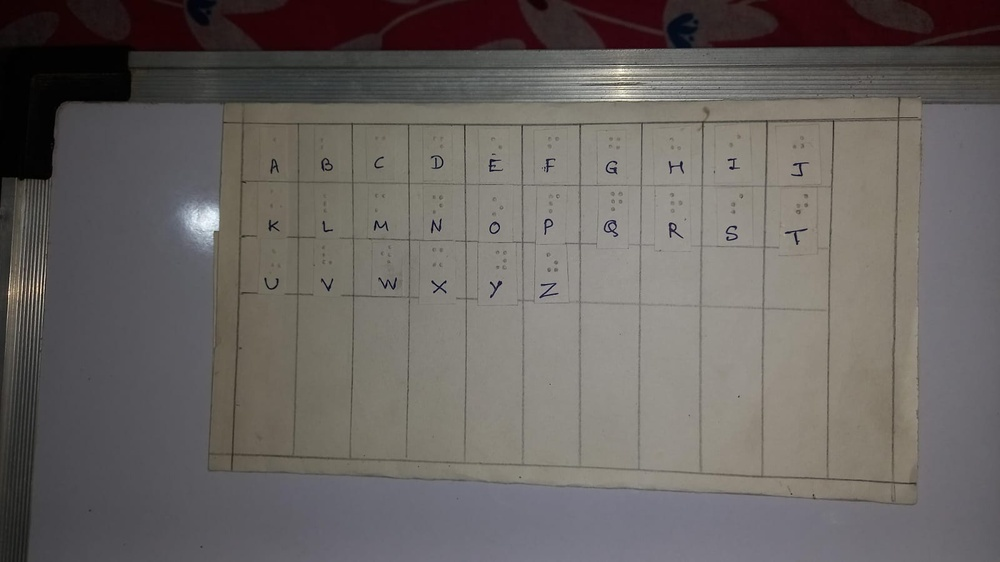
#> input picture Preprossing/test_img.jpg, 1000 x 562 px, shrunk from 1600 x 900 before the run
$ jupyter execute --allow-errors Image_Preprocessing.ipynb
#> lines starting #> are read from the running program, lines starting #| are printed output that depends on the picture
[cell 1]
import cv2
from matplotlib import pyplot as plt

## original image

# Loading the image Using CV2

[cell 2]
image = cv2.imread('test_img.jpg')
#> image is the input picture: shape (562, 1000, 3); mean B, G, R 97, 99.8, 104.7

### Normally Cv2 takes image in the form of a BGR image

### BGR (Blue, Green, Red):

BGR is the default color space for OpenCV and many other computer vision libraries. In BGR images, the color channels are arranged in the order Blue, Green, Red. This ordering is historical and comes from the way color data was stored in memory in early computer graphics systems and the format used by certain camera sensors.

### RGB (Red, Green, Blue):

RGB is the standard color space used in most imaging systems and devices, including monitors, cameras, and image processing software. In RGB images, the color channels are arranged in the order Red, Green, Blue. This ordering is more intuitive, as it follows the natural order of primary colors.
ry colors.y colors.

[cell 3]
# Convert BGR to RGB (matplotlib uses RGB)
image_rgb = cv2.cvtColor(image, cv2.COLOR_BGR2RGB)

# Display the image
plt.imshow(image_rgb)
# Matplot lib normally used to display different grphs we dont need axis
plt.axis('off')
plt.show()

[cell 4]
gray_image = cv2.cvtColor(image, cv2.COLOR_BGR2GRAY)
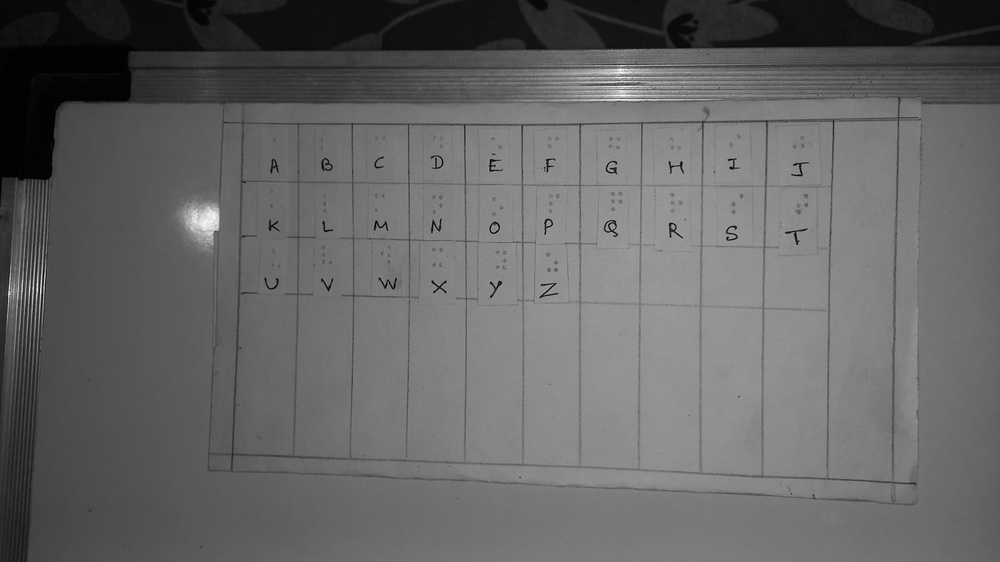
#> gray_image: shape (562, 1000); min 0, max 254, mean 100.9

# Display the grayscale image using matplotlib
plt.imshow(gray_image, cmap='gray')
plt.axis('off')  # Turn off axis numbers and ticks
plt.show()

# Image filtering

[cell 5]
blurred_image = cv2.GaussianBlur(gray_image, (5, 5), 0)  # Adjust the kernel size (e.g., (5, 5)) as needed

# Display the original and blurred images using matplotlib
plt.figure(figsize=(10, 5))


plt.imshow(blurred_image, cmap='gray')
plt.title('Blurred Image (Noise Reduction)')
plt.axis('off')

plt.show()

#> (a cell that did not finish here is left out)

#> (a cell that did not finish here is left out)

[cell 8]
# Apply Gaussian blur
gaussian_blur = cv2.GaussianBlur(gray_image, (5, 5), 0)

# Apply median filtering
median_filtered = cv2.medianBlur(gray_image, 5)

# Calculate histograms
hist_original = cv2.calcHist([gray_image], [0], None, [256], [0, 256])
#> hist_original = 256 values, max 9053 at index 121, min 0 at index 249, mean 2195.3
hist_gaussian = cv2.calcHist([gaussian_blur], [0], None, [256], [0, 256])
#> hist_gaussian = 256 values, max 9535 at index 121, min 0 at index 0, mean 2195.3
hist_median = cv2.calcHist([median_filtered], [0], None, [256], [0, 256])
#> hist_median = 256 values, max 9533 at index 121, min 0 at index 0, mean 2195.3

# Plot histograms
plt.figure(figsize=(10, 6))
plt.plot(hist_original, color='black', label='Original')
plt.plot(hist_gaussian, color='blue', label='Gaussian Blur')
plt.plot(hist_median, color='red', label='Median Filter')
plt.title('Histogram Comparison')
plt.xlabel('Pixel Value')
plt.ylabel('Frequency')
plt.legend()
plt.show()
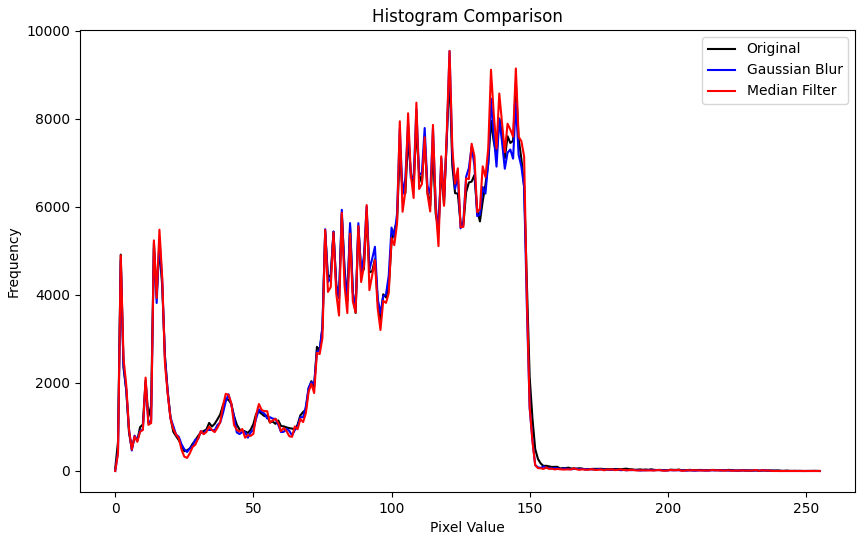
#> figure drawn by matplotlib, 1 panel; curve peaks at x = 121, y = 9053; curve peaks at x = 121, y = 9535; curve peaks at x = 121, y = 9533

[cell 9]
# Convert the image to grayscale
gray_image = cv2.cvtColor(image, cv2.COLOR_BGR2GRAY)

# Apply Gaussian blur
gaussian_blur = cv2.GaussianBlur(gray_image, (5, 5), 0)

# Apply contrast enhancement (histogram equalization) to the Gaussian blurred image
equalized_image = cv2.equalizeHist(gaussian_blur)
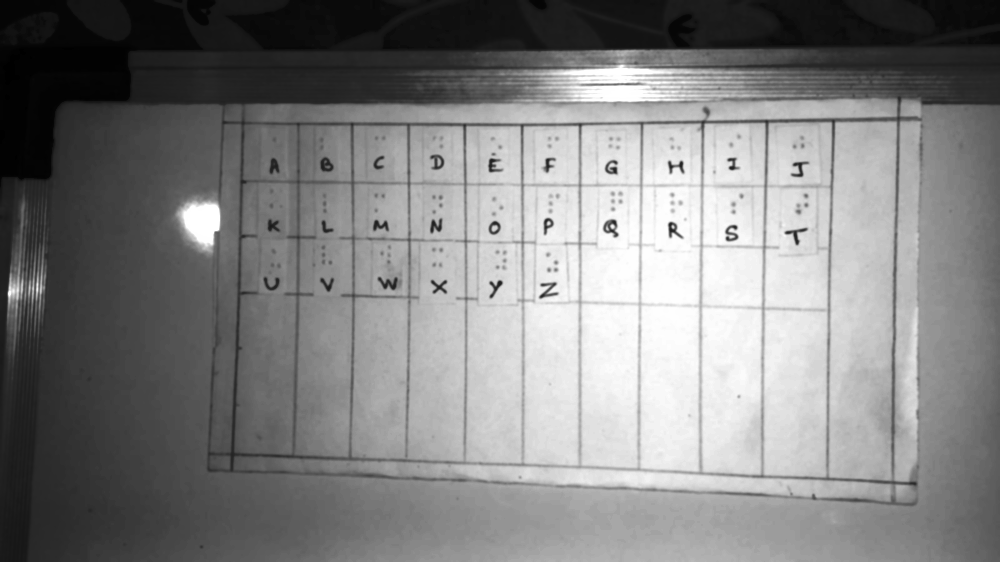
#> equalized_image: shape (562, 1000); min 0, max 255, mean 128.7

# Calculate histograms
hist_original = cv2.calcHist([gray_image], [0], None, [256], [0, 256])
hist_gaussian = cv2.calcHist([gaussian_blur], [0], None, [256], [0, 256])
hist_equalized = cv2.calcHist([equalized_image], [0], None, [256], [0, 256])
#> hist_equalized = 256 values, max 9535 at index 167, min 0 at index 1, mean 2195.3

# Plot histograms
plt.figure(figsize=(12, 6))

plt.subplot(2, 2, 1)
plt.imshow(gray_image, cmap='gray')
plt.title('Original Image')
plt.axis('off')

plt.subplot(2, 2, 2)
plt.imshow(gaussian_blur, cmap='gray')
plt.title('Gaussian Blur')
plt.axis('off')

plt.subplot(2, 2, 3)
plt.imshow(equalized_image, cmap='gray')
plt.title('Histogram Equalization')
plt.axis('off')

plt.subplot(2, 2, 4)
plt.plot(hist_original, color='black', label='Original')
plt.plot(hist_gaussian, color='blue', label='Gaussian Blur')
plt.plot(hist_equalized, color='red', label='Histogram Equalization')
plt.title('Histogram Comparison')
plt.xlabel('Pixel Value')
plt.ylabel('Frequency')
plt.legend()

plt.tight_layout()
plt.show()
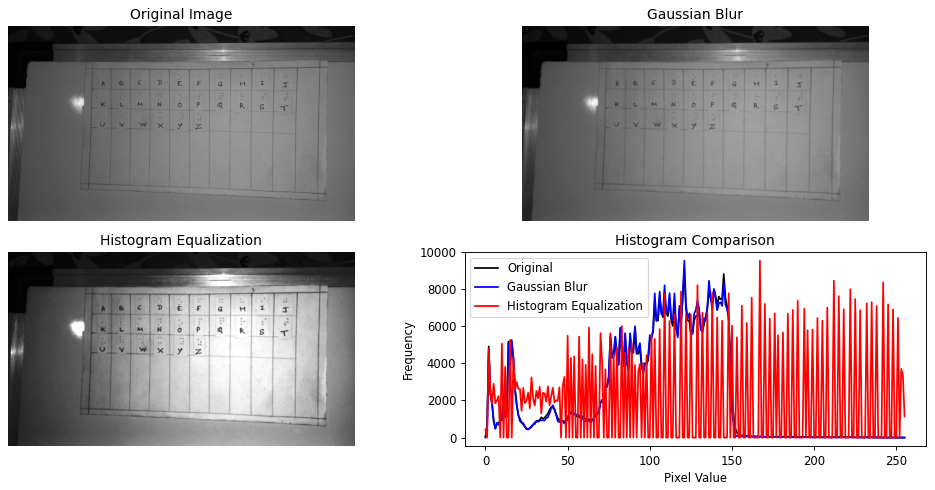
#> figure drawn by matplotlib, 4 panels; panel 4: curve peaks at x = 121, y = 9053; panel 4: curve peaks at x = 121, y = 9535; panel 4: curve peaks at x = 167, y = 9535

[cell 10]
# Convert the image to grayscale
gray_image = cv2.cvtColor(image, cv2.COLOR_BGR2GRAY)

# Apply median filtering
median_filtered = cv2.medianBlur(gray_image, 5)

# Apply contrast enhancement (histogram equalization) to the median filtered image
equalized_image = cv2.equalizeHist(median_filtered)
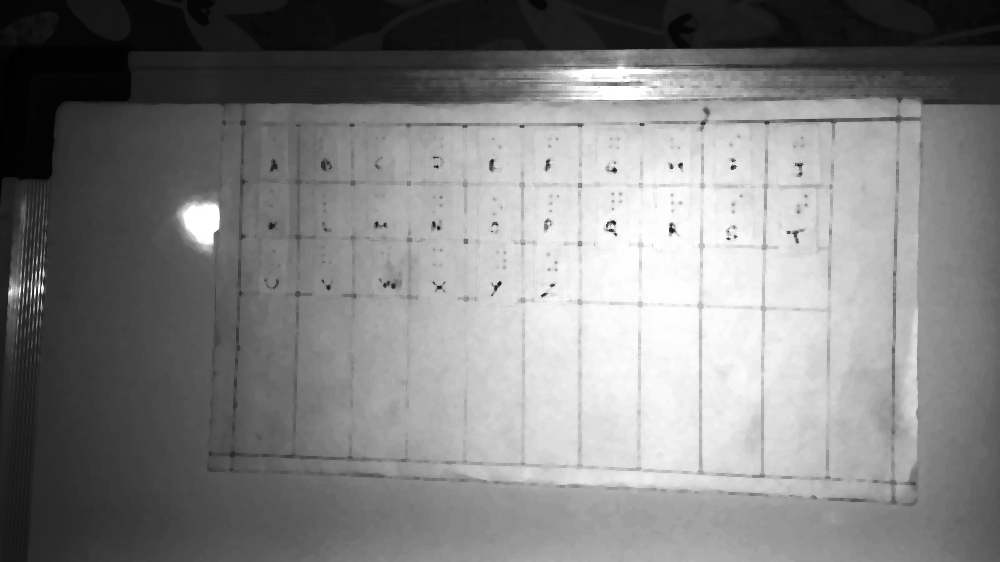
#> equalized_image: shape (562, 1000); min 0, max 255, mean 128.7

# Calculate histograms
hist_original = cv2.calcHist([gray_image], [0], None, [256], [0, 256])
hist_median = cv2.calcHist([median_filtered], [0], None, [256], [0, 256])
hist_equalized = cv2.calcHist([equalized_image], [0], None, [256], [0, 256])
#> hist_equalized = 256 values, max 9533 at index 163, min 0 at index 1, mean 2195.3

# Plot histograms
plt.figure(figsize=(12, 6))

plt.subplot(2, 2, 1)
plt.imshow(gray_image, cmap='gray')
plt.title('Original Image')
plt.axis('off')

plt.subplot(2, 2, 2)
plt.imshow(median_filtered, cmap='gray')
plt.title('Median Filter')
plt.axis('off')

plt.subplot(2, 2, 3)
plt.imshow(equalized_image, cmap='gray')
plt.title('Histogram Equalization')
plt.axis('off')

plt.subplot(2, 2, 4)
plt.plot(hist_original, color='black', label='Original')
plt.plot(hist_median, color='blue', label='Median Filter')
plt.plot(hist_equalized, color='red', label='Histogram Equalization')
plt.title('Histogram Comparison')
plt.xlabel('Pixel Value')
plt.ylabel('Frequency')
plt.legend()

plt.tight_layout()
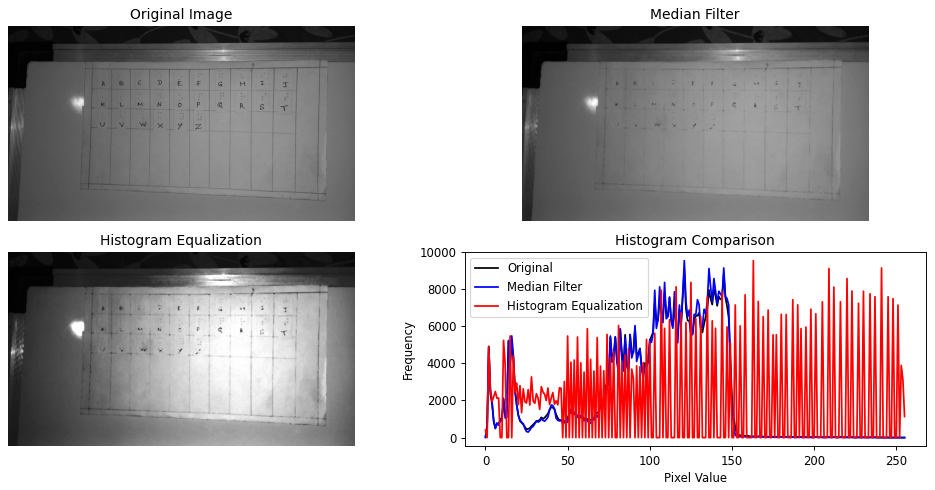
#> figure drawn by matplotlib, 4 panels; panel 4: curve peaks at x = 121, y = 9053; panel 4: curve peaks at x = 121, y = 9533; panel 4: curve peaks at x = 163, y = 9533
